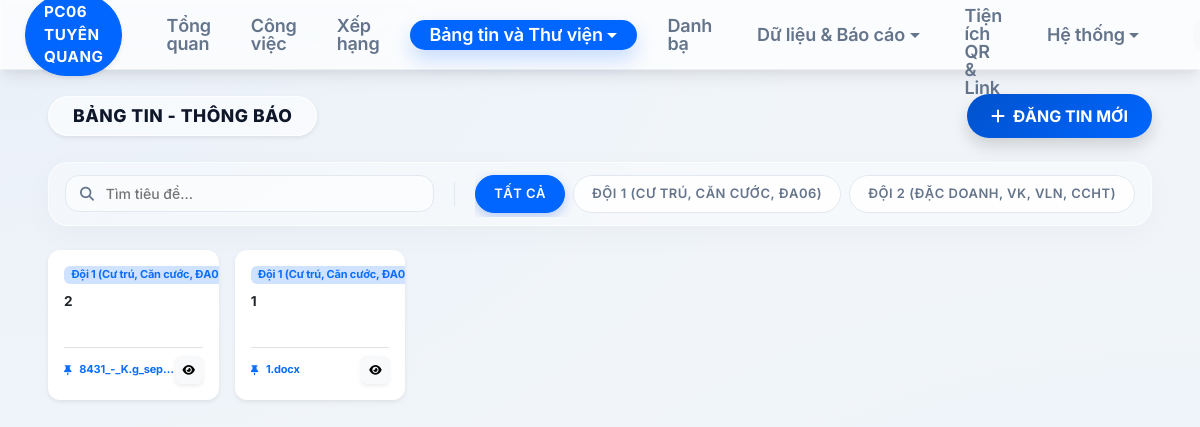
/news (signed in), run on the app's committed database.
### models.py (models this page shows)
class CategoryItem(db.Model):
    id = db.Column(db.Integer, primary_key=True)
    group_id = db.Column(db.Integer, db.ForeignKey('category_group.id'))
    name = db.Column(db.String(255))
    group = db.relationship('CategoryGroup', backref='items')

class NewsDoc(db.Model):
    id = db.Column(db.Integer, primary_key=True)
    title = db.Column(db.String(255))
    category = db.Column(db.String(100))
    content = db.Column(db.Text)
    target_scope = db.Column(db.String(50), default='Toàn tỉnh')
    filename = db.Column(db.String(255))
    uploaded_at = db.Column(db.DateTime, default=datetime.now)

### routes/portal.py (the view, shortened to what this page needs)
@portal_bp.route('/news', methods=['GET', 'POST'])
def news():
    if not session.get('uid'): return redirect(url_for('auth_bp.login'))
    role = db.session.get(AppRole, session.get('role_id')) if session.get('role_id') else None
    perms = json.loads(role.perms) if role and role.perms else {}
    is_news_lead = perms.get('p_news_lead') or session.get('is_admin')
    now_str = datetime.now().strftime('Ngày %d tháng %m, %Y')
    news_groups = CategoryGroup.query.filter(CategoryGroup.linked_modules.contains('Bảng tin')).all()
    news_cats = []
    for g in news_groups: news_cats.extend(g.items)
    unit_groups = CategoryGroup.query.filter(CategoryGroup.linked_modules.contains('Công việc')).all()
    pro_units = []
    for g in unit_groups: pro_units.extend(g.items)
    return render_template('news.html',
                          news_list=NewsDoc.query.order_by(NewsDoc.uploaded_at.desc()).all(),
                          cats=news_cats,
                          pro_units=pro_units,
                          now_str=now_str)

### app.py (called while the page is built)
@app.before_request
def check_auth():
    if session.get('uid'):
        last_active = session.get('last_active')
        now = time.time()
        if last_active and (now - last_active) > 1800: # 30 mins
            session.clear()
            return redirect(url_for('auth_bp.login'))
        session['last_active'] = now
    allowed = ['auth_bp.login', 'static', 'dl_file', 'shortlink_bp.redirect_short_link', 'shortlink_bp.get_qr', 'favicon']
    if not session.get('uid') and request.endpoint not in allowed and not (request.endpoint and request.endpoint.startswith('static')):
        return redirect(url_for('auth_bp.login'))
    if session.get('uid') and session.get('must_change') and request.endpoint not in ['auth_bp.change_password', 'auth_bp.logout', 'static']:
        return redirect(url_for('auth_bp.change_password'))

@app.context_processor
def utility_processor():
    from openpyxl.utils import get_column_letter
    return dict(col_letter_func=get_column_letter)

### templates/news.html (shortened to what this page needs)
{% extends "base.html" %}
{% block content %}
<div class="page-header mb-4 animate__animated animate__fadeIn">
    <div class="header-main-group">
        <div class="header-title-pill shadow-sm">
            <h1 class="mb-0">Bảng tin - Thông báo</h1>
        </div>
        <div class="header-actions">
            {% if perms.get('p_sys_lead') or perms.get('p_sys_exec') or is_admin %}
            <button class="btn btn-primary rounded-pill px-4 fw-bold shadow" data-bs-toggle="modal" data-bs-target="#addNewsModal">
                <i class="fa-solid fa-plus me-2"></i>ĐĂNG TIN MỚI
            </button>
            {% endif %}
        </div>
    </div>
</div>
<div class="filter-bar-unified animate__animated animate__fadeInUp mb-4">
    <div class="search-box-modern">
        <i class="fa-solid fa-magnifying-glass"></i>
        <input type="text" id="newsSearch" placeholder="Tìm tiêu đề..." onkeyup="unifiedFilter()">
    </div>
    <div class="filter-pills-container" id="unitFilters">
        <div class="filter-pill active" data-unit="ALL" onclick="setUnitFilter('ALL')">TẤT CẢ</div>
        {% for unit in pro_units %}
        <div class="filter-pill" data-unit="{{ unit.name }}" onclick="setUnitFilter('{{ unit.name }}')">{{ unit.name|upper }}</div>
        {% endfor %}
    </div>
</div>
<div class="main-content-area animate__animated animate__fadeInUp">
    <div class="row g-3" id="newsGrid">
        {% for n in news_list %}
        <div class="col-xl-2 col-lg-3 col-md-4 col-sm-6 news-item" data-category="{{ n.category }}">
            <div class="card compact-news-card shadow-sm border-0 h-100 overflow-hidden" style="background-color: var(--bg-surface);">
                <div class="card-body p-3 d-flex flex-column">
                    <div class="d-flex justify-content-between align-items-center mb-2">
                        <span class="badge bg-primary-subtle text-primary tiny fw-bold">{{ n.category }}</span>
                    </div>
                    <h6 class="fw-bold text-dark mb-3 line-clamp-2" style="font-size: 0.85rem; line-height: 1.4; min-height: 2.4rem;" title="{{ n.title }}">
                        {{ n.title }}
                    </h6>
                    <div class="mt-auto pt-2 border-top d-flex justify-content-between align-items-center">
                        {% if n.filename %}
                        <a href="/dl_file/{{ n.filename }}" class="text-primary text-decoration-none d-flex align-items-center gap-2 tiny fw-bold overflow-hidden" title="{{ n.filename }}" style="max-width: 80%;">
                             <i class="fa-solid fa-thumbtack" style="font-size: 10px;"></i>
                             <span class="text-truncate">{{ n.filename }}</span>
                        </a>
                        {% else %}
                        <div class="tiny text-muted italic" style="font-size: 10px;">Không có đính kèm</div>
                        {% endif %}
                        <button class="btn btn-tiny btn-light shadow-sm flex-shrink-0" onclick="Swal.fire({title: '{{ n.title }}', text: '{{ n.content }}', icon: 'info'})">
                            <i class="fa-solid fa-eye"></i>
                        </button>
                    </div>
                </div>
            </div>
        </div>
        {% endfor %}
    </div>
</div>
{% endblock %}

### static/css/style.css (style rules this page uses)
:root { --font-size-base: clamp(14px, 0.85vw + 11px, 18px); --nav-height: clamp(56px, 3.5vw + 32px, 70px); --sidebar-width: 0px; --container-padding: clamp(16px, 2vw, 40px); --card-gap: clamp(16px, 2vw, 32px); --transition: all 0.3s cubic-bezier(0.4, 0, 0.2, 1); }
:root, [data-theme="light"] { --primary: #0066FF; --primary-light: #4D94FF; --primary-soft: rgba(0, 102, 255, 0.05); --primary-gradient: linear-gradient(135deg, #0052CC 0%, #0066FF 100%); --bg-body: #f1f5f9; --bg-surface: #ffffff; --bg-sidebar: rgba(255, 255, 255, 0.7); --text-main: #0f172a; --text-muted: #64748b; --border: #e2e8f0; --border-light: #f1f5f9; --glass-border: rgba(255, 255, 255, 0.4); --shadow-lvl1: 0 1px 2px rgba(0,0,0,0.06); --shadow-lvl2: 0 10px 15px -3px rgba(0,0,0,0.08), 0 4px 6px -2px rgba(0,0,0,0.04); --shadow-lvl3: 0 20px 25px -5px rgba(0,0,0,0.1), 0 10px 10px -5px rgba(0,0,0,0.04); --shadow-lvl4: 0 25px 50px -12px rgba(0,0,0,0.15); --shadow-primary: 0 10px 20px rgba(0, 102, 255, 0.2); }
.page-header { position: relative; z-index: 1020; overflow: visible !important; }
.page-header > div { display: flex !important; justify-content: space-between; align-items: center; flex-wrap: wrap; gap: 20px; width: 100%; }
.header-main-group { display: flex; align-items: center; gap: 24px; flex-wrap: wrap; }
.header-actions { display: flex; gap: 12px; align-items: center; }
.header-title-pill { background: rgba(255, 255, 255, 0.6); backdrop-filter: blur(10px); border: 1px solid rgba(255, 255, 255, 0.8); padding: 8px 24px; border-radius: 100px; box-shadow: 0 4px 15px rgba(0,0,0,0.02); display: flex; align-items: center; gap: 12px; color: var(--text-main); }
.header-title-pill h1 { font-size: 1.1rem !important; font-weight: 800 !important; letter-spacing: 0.5px; text-transform: uppercase; }
@media (max-width: 1200px) { .page-header > div { display: flex !important; flex-wrap: wrap; justify-content: space-between !important; } }
body { font-family: 'Inter', 'Be Vietnam Pro', -apple-system, sans-serif; background-color: var(--bg-body); background-image: radial-gradient(at 0% 0%, rgba(0, 102, 255, 0.03) 0px, transparent 50%), radial-gradient(at 100% 100%, rgba(0, 102, 255, 0.03) 0px, transparent 50%); color: var(--text-main); margin: 0; padding: 0; overflow-x: hidden; font-size: var(--font-size-base); transition: background-color 0.3s, color 0.3s; letter-spacing: -0.01em; }
.card { background: var(--bg-surface); border: 1px solid var(--border); border-radius: 16px; box-shadow: var(--shadow-lvl1); transition: var(--transition); }
.btn { padding: 10px 20px; border-radius: 10px; font-weight: 600; transition: all 0.3s cubic-bezier(0.175, 0.885, 0.32, 1.275); }
.btn-primary { background: var(--primary-gradient); border: none; box-shadow: 0 4px 12px rgba(37, 99, 235, 0.3); }
.filter-bar-unified { position: relative; z-index: 1010; overflow: visible !important; display: flex; align-items: center; gap: 12px; padding: 8px 16px; background: rgba(255, 255, 255, 0.4); backdrop-filter: blur(20px); -webkit-backdrop-filter: blur(20px); border: 1px solid rgba(255, 255, 255, 0.6); border-radius: 20px; box-shadow: 0 8px 32px rgba(0, 0, 0, 0.03); margin-bottom: 24px; transition: all 0.3s cubic-bezier(0.4, 0, 0.2, 1); flex-wrap: wrap; }
.search-box-modern { display: flex; align-items: center; background: rgba(255, 255, 255, 0.5); border: 1px solid var(--border); border-radius: 14px; padding: 6px 14px; flex-grow: 1; max-width: 400px; transition: all 0.2s; }
.search-box-modern i { color: var(--text-muted); font-size: 14px; margin-right: 10px; }
.search-box-modern input { background: transparent; border: none; outline: none; width: 100%; font-size: 14px; font-weight: 500; color: var(--text-main); }
.filter-pills-container { display: flex; align-items: center; gap: 8px; overflow-x: auto; padding: 4px 0; scrollbar-width: none; }
.filter-pill { padding: 8px 18px; background: rgba(255, 255, 255, 0.8); border: 1px solid var(--border); border-radius: 100px; font-size: 13px; font-weight: 600; color: var(--text-muted); cursor: pointer; white-space: nowrap; transition: all 0.2s; user-select: none; text-transform: uppercase; letter-spacing: 0.5px; }
.filter-pill.active { background: var(--primary); color: #fff; border-color: var(--primary); box-shadow: 0 4px 12px rgba(37, 99, 235, 0.3); }

### data on the page
CategoryItem: name "ĐỘI 1 (CƯ TRÚ, CĂN CƯỚC, ĐA06)"
CategoryItem: name "ĐỘI 2 (ĐẶC DOANH, VK, VLN, CCHT)"
NewsDoc: category "Đội 1 (Cư trú, Căn cước,…", title "2", filename "8431_-_K.g_sep…"
NewsDoc: category "Đội 1 (Cư trú, Căn cước,…", title "1", filename "1.docx"
